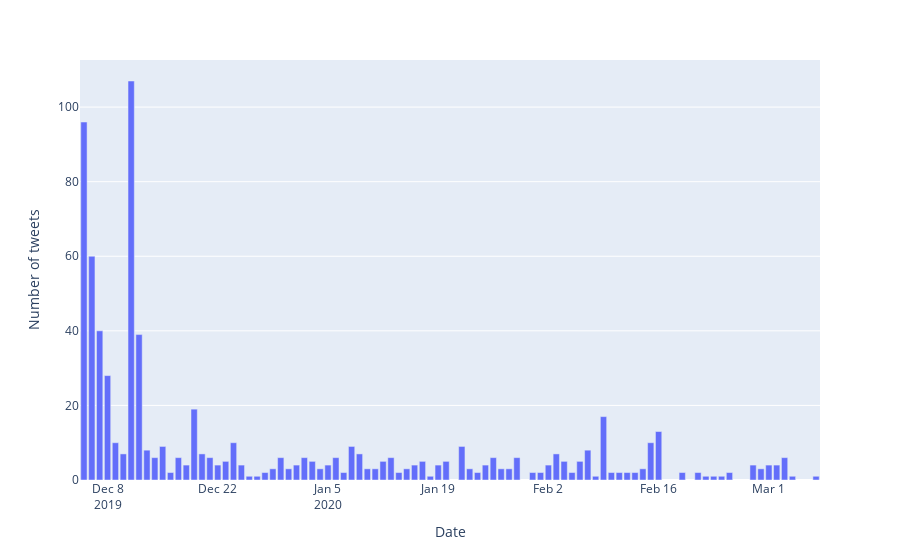

The cell this chart's notebook holds for it:
### Code cell
#fig = px.histogram(Positive_df_by_date, x="Date", y="Date_Time")
fig = px.bar(x=Negative_df_by_date['Date'], y=Negative_df_by_date['Date_Time'], labels={'x':'Date', 'y':'Number of tweets'})
fig.show()

### Figure 1 — Plotly figure (JSON) as saved in the notebook; plotly's stock layout.template omitted (floating-point values rounded to 4 significant figures)
{"data": [{"alignmentgroup": "True", "hoverlabel": {"namelength": 0}, "hovertemplate": "Date=%{x}<br>Number of tweets=%{y}", "legendgroup": "", "marker": {"color": "#636efa"}, "name": "", "offsetgroup": "", "orientation": "v", "showlegend": false, "textposition": "auto", "type": "bar", "x": ["2019-12-05", "2019-12-06", "2019-12-07", "2019-12-08", "2019-12-09", "2019-12-10", "2019-12-11", "2019-12-12", "2019-12-13", "2019-12-14", "2019-12-15", "2019-12-16", "2019-12-17", "2019-12-18", "2019-12-19", "2019-12-20", "2019-12-21", "2019-12-22", "2019-12-23", "2019-12-24", "2019-12-25", "2019-12-26", "2019-12-27", "2019-12-28", "2019-12-29", "2019-12-30", "2019-12-31", "2020-01-01", "2020-01-02", "2020-01-03", "2020-01-04", "2020-01-05", "2020-01-06", "2020-01-07", "2020-01-08", "2020-01-09", "2020-01-10", "2020-01-11", "2020-01-12", "2020-01-13", "2020-01-14", "2020-01-15", "2020-01-16", "2020-01-17", "2020-01-18", "2020-01-19", "2020-01-20", "2020-01-22", "2020-01-23", "2020-01-24", "2020-01-25", "2020-01-26", "2020-01-27", "2020-01-28", "2020-01-29", "2020-01-31", "2020-02-01", "2020-02-02", "2020-02-03", "2020-02-04", "2020-02-05", "2020-02-06", "2020-02-07", "2020-02-08", "2020-02-09", "2020-02-10", "2020-02-11", "2020-02-12", "2020-02-13", "2020-02-14", "2020-02-15", "2020-02-16", "2020-02-19", "2020-02-21", "2020-02-22", "2020-02-23", "2020-02-24", "2020-02-25", "2020-02-28", "2020-02-29", "2020-03-01", "2020-03-02", "2020-03-03", "2020-03-04", "2020-03-07"], "xaxis": "x", "y": [96, 60, 40, 28, 10, 7, 107, 39, 8, 6, 9, 2, 6, 4, 19, 7, 6, 4, 5, 10, 4, 1, 1, 2, 3, 6, 3, 4, 6, 5, 3, 4, 6, 2, 9, 7, 3, 3, 5, 6, 2, 3, 4, 5, 1, 4, 5, 9, 3, 2, 4, 6, 3, 3, 6, 2, 2, 4, 7, 5, 2, 5, 8, 1, 17, 2, 2, 2, 2, 3, 10, 13, 2, 2, 1, 1, 1, 2, 4, 3, 4, 4, 6, 1, 1], "yaxis": "y"}], "layout": {"barmode": "relative", "legend": {"tracegroupgap": 0}, "margin": {"t": 60}, "xaxis": {"anchor": "y", "domain": [0, 1], "title": {"text": "Date"}}, "yaxis": {"anchor": "x", "domain": [0, 1], "title": {"text": "Number of tweets"}}}}
